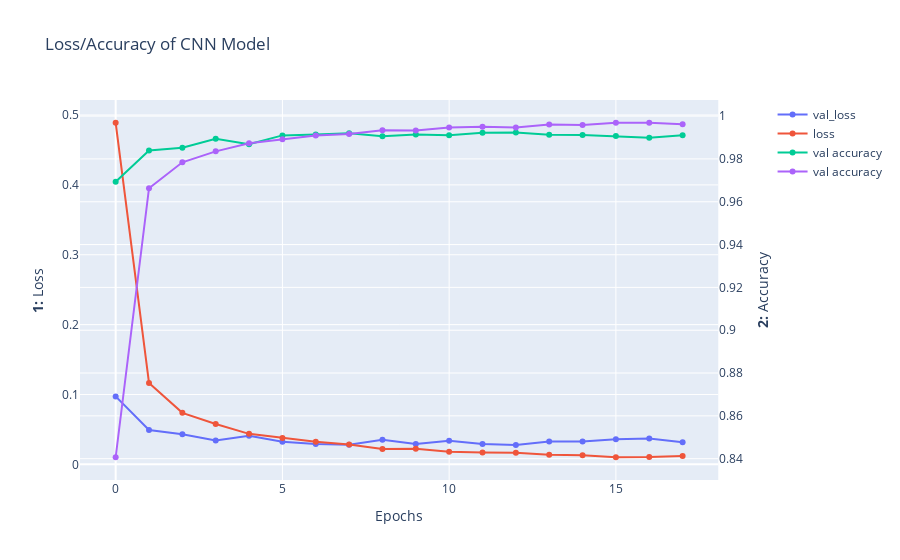

Notebook code cell kept with this figure:
### Code cell
import plotly.graph_objects as go
from plotly.subplots import make_subplots

# Create figure with secondary y-axis
fig = make_subplots(specs=[[{"secondary_y": True}]])

# Add traces
fig.add_trace(
    go.Scatter( y=history.history['val_loss'], name="val_loss"),
    secondary_y=False,
)

fig.add_trace(
    go.Scatter( y=history.history['loss'], name="loss"),
    secondary_y=False,
)

fig.add_trace(
    go.Scatter( y=history.history['val_accuracy'], name="val accuracy"),
    secondary_y=True,
)

fig.add_trace(
    go.Scatter( y=history.history['accuracy'], name="val accuracy"),
    secondary_y=True,
)

# Add figure title
fig.update_layout(
    title_text="Loss/Accuracy of CNN Model"
)

# Set x-axis title
fig.update_xaxes(title_text="Epochs")

# Set y-axes titles
fig.update_yaxes(title_text="<b>1:</b> Loss", secondary_y=False)
fig.update_yaxes(title_text="<b>2:</b> Accuracy", secondary_y=True)

fig.show()

### Figure 1 — Plotly figure (JSON) as saved in the notebook; plotly's stock layout.template omitted (floating-point values rounded to 4 significant figures)
{"data": [{"name": "val_loss", "type": "scatter", "xaxis": "x", "y": [0.09728, 0.04924, 0.04311, 0.03403, 0.04089, 0.03229, 0.02912, 0.02794, 0.0351, 0.02919, 0.03393, 0.02902, 0.0277, 0.03255, 0.03274, 0.03588, 0.03714, 0.03176], "yaxis": "y"}, {"name": "loss", "type": "scatter", "xaxis": "x", "y": [0.489, 0.1165, 0.07375, 0.05783, 0.04366, 0.0379, 0.03242, 0.02839, 0.0219, 0.02236, 0.01796, 0.01711, 0.01658, 0.01363, 0.01294, 0.01017, 0.01036, 0.01182], "yaxis": "y"}, {"name": "val accuracy", "type": "scatter", "xaxis": "x", "y": [0.9693, 0.9839, 0.9852, 0.9894, 0.9869, 0.991, 0.9914, 0.992, 0.9906, 0.9914, 0.9911, 0.9922, 0.9923, 0.9913, 0.9912, 0.9907, 0.9899, 0.9911], "yaxis": "y2"}, {"name": "val accuracy", "type": "scatter", "xaxis": "x", "y": [0.8407, 0.9663, 0.9784, 0.9835, 0.9873, 0.9892, 0.991, 0.9917, 0.9934, 0.9933, 0.9947, 0.9951, 0.9947, 0.9961, 0.9959, 0.9969, 0.9969, 0.9962], "yaxis": "y2"}], "layout": {"title": {"text": "Loss/Accuracy of CNN Model"}, "xaxis": {"anchor": "y", "domain": [0, 0.94], "title": {"text": "Epochs"}}, "yaxis": {"anchor": "x", "domain": [0, 1], "title": {"text": "<b>1:</b> Loss"}}, "yaxis2": {"anchor": "x", "overlaying": "y", "side": "right", "title": {"text": "<b>2:</b> Accuracy"}}}}
